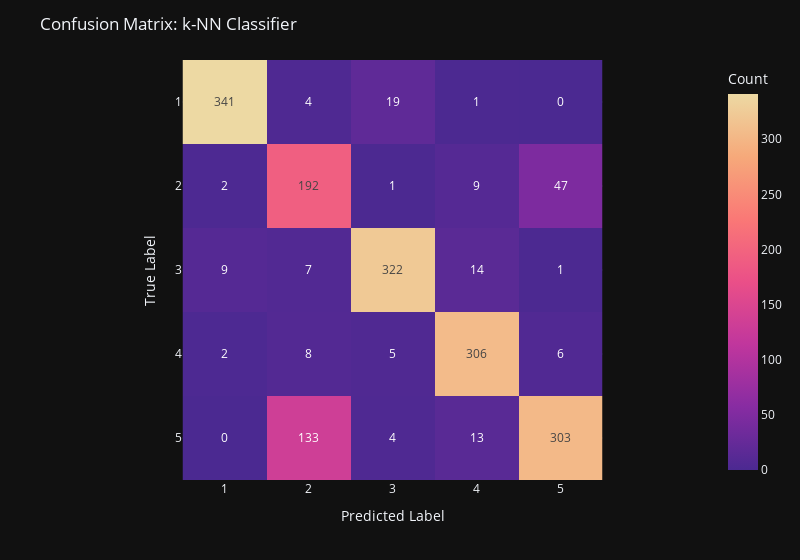

Source (notebook cell):
### Markdown cell above
### 2. k-Nearest Neighbors

The k‑Nearest Neighbors (kNN) classifier is one of the most intuitive algorithms and belongs to the family of non‑parametric learning methods.

The inductive bias introduced by this classifier is the assumption of locality—the idea that samples located close to one another in the feature space are likely to belong to the same class. As a non‑parametric method, kNN does not assume any specific form for the underlying probability density function of the data, which allows it to adapt to complex and non‑linear patterns without the need to estimate distributional parameters.

Its functionality is based on computing a distance function—typically the Euclidean distance—between the unknown sample and all available training samples. The final decision follows the majority‑vote principle: the sample is assigned to the class most common among its k nearest neighbors. Because this classifier relies heavily on distance calculations, data normalization is essential.

The choice of $k$ plays a critical role in the classifier’s performance. Large values of k may lead to oversmoothing and models that are overly sensitive to noise, whereas very small values may produce decision boundaries that fail to generalize well, resulting in underfitting.

**Preprocessing:**
- Normalization using StandardScaler
- PCA capturing 80% of variance

**Hyperparameters:**
- **n_neighbors = 7:** the number of nearest neighbors considered during classification.
- **weights = 'distance':** determines each neighbor’s contribution to the decision (with 'distance', closer neighbors exert greater influence than more distant ones).
- **metric = 'minkowski':** the distance metric used to compute neighbor proximity (the Minkowski metric corresponds to Euclidean distance for the standard parameter settings).

### Code cell
# Same loading and preprocessing as before#

from sklearn.neighbors import KNeighborsClassifier
knn = KNeighborsClassifier(
    n_neighbors=7,
    weights='distance',
    metric='minkowski',
)
knn.fit(X_train, y_train)

# Evaluating kNN
y_pred = knn.predict(X_test)
cm = confusion_matrix(y_pred, y_test)

fig = px.imshow(
    cm,
    text_auto=True,
    width=800,
    color_continuous_scale="Agsunset",
    labels=dict(x="Predicted Label", y="True Label", color="Count"),
    x=class_names,
    y=class_names,
)
fig.update_layout(
    title=f"Confusion Matrix: k-NN Classifier",
    xaxis=dict(side="bottom")
)
fig.show()
print(classification_report(y_test, y_pred))

### Figure 1 — Plotly figure (JSON) as saved in the notebook; plotly's stock layout.template omitted (floating-point values rounded to 4 significant figures)
{"data": [{"coloraxis": "coloraxis", "name": "0", "texttemplate": "%{z}", "x": ["1", "2", "3", "4", "5"], "y": ["1", "2", "3", "4", "5"], "z": [[341, 4, 19, 1, 0], [2, 192, 1, 9, 47], [9, 7, 322, 14, 1], [2, 8, 5, 306, 6], [0, 133, 4, 13, 303]], "type": "heatmap", "xaxis": "x", "yaxis": "y", "hovertemplate": "Predicted Label: %{x}<br>True Label: %{y}<br>Count: %{z}<extra></extra>"}], "layout": {"xaxis": {"anchor": "y", "domain": [0.0, 1.0], "scaleanchor": "y", "constrain": "domain", "title": {"text": "Predicted Label"}, "side": "bottom"}, "yaxis": {"anchor": "x", "domain": [0.0, 1.0], "autorange": "reversed", "constrain": "domain", "title": {"text": "True Label"}}, "coloraxis": {"colorbar": {"title": {"text": "Count"}}, "colorscale": [[0.0, "rgb(75, 41, 145)"], [0.1667, "rgb(135, 44, 162)"], [0.3333, "rgb(192, 54, 157)"], [0.5, "rgb(234, 79, 136)"], [0.6667, "rgb(250, 120, 118)"], [0.8333, "rgb(246, 169, 122)"], [1.0, "rgb(237, 217, 163)"]]}, "margin": {"t": 60}, "width": 800, "title": {"text": "Confusion Matrix: k-NN Classifier"}}}
